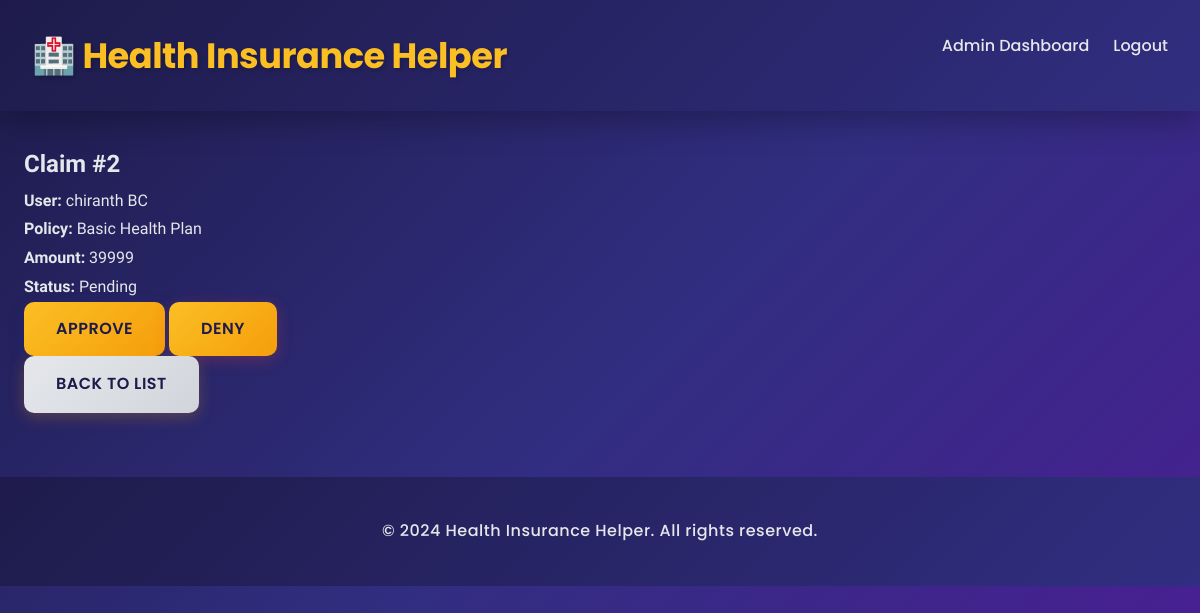
Page /staff/claims/2/ (signed in) on the earlier database version.
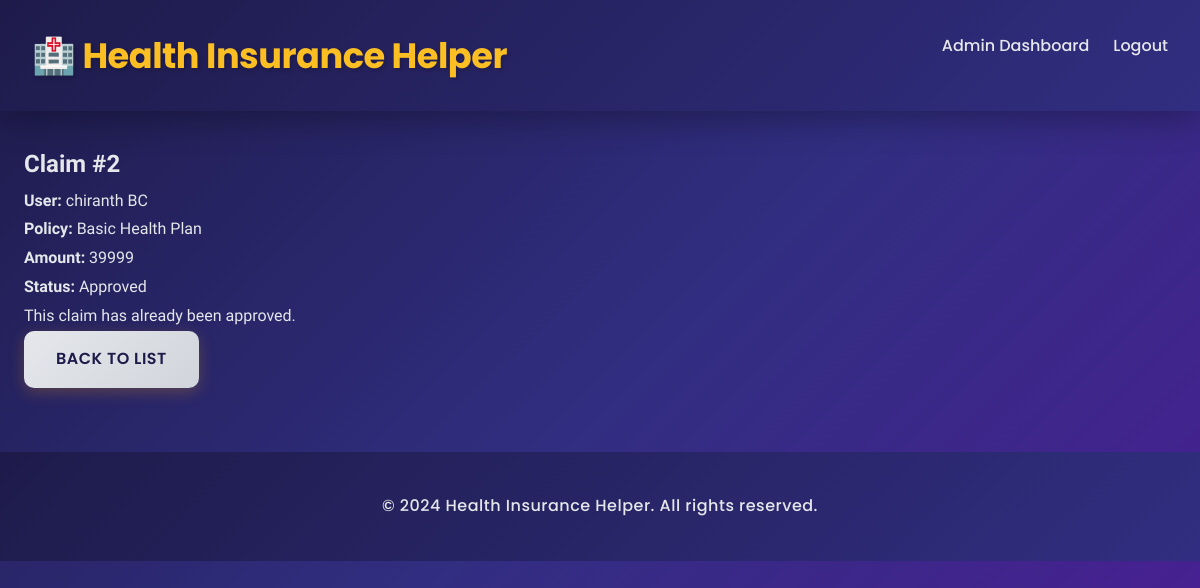
Same page on the later database version.
### insurance_app/models.py (models this page shows, shortened)
class Claim(models.Model):
    STATUS_CHOICES = [
        ('Pending', 'Pending'),
        ('Approved', 'Approved'),
        ('Denied', 'Denied'),
    ]
    user = models.ForeignKey(User, on_delete=models.CASCADE)
    policy = models.ForeignKey(Policy, on_delete=models.CASCADE)
    claim_amount = models.IntegerField()
    status = models.CharField(max_length=50, choices=STATUS_CHOICES, default='Pending')

class Policy(models.Model):
    POLICY_TYPES = [
        ('Basic', 'Basic'),
        ('Premium', 'Premium'),
        ('Family', 'Family'),
    ]
    name = models.CharField(max_length=100)
    policy_type = models.CharField(max_length=50, choices=POLICY_TYPES)
    coverage_amount = models.IntegerField()
    premium = models.IntegerField()

### insurance_app/views.py (the view, shortened to what this page needs)
# urls.py: path('staff/claims/<int:claim_id>/', views.admin_claim_detail, name='admin_claim_detail'),
@staff_required
def admin_claim_detail(request, claim_id):
    claim = get_object_or_404(Claim, id=claim_id)
    return render(request, 'insurance_app/admin_claim_detail.html', {'claim': claim})

### insurance_app/views.py (called while the page is built)
def staff_required(view_func):
    return user_passes_test(lambda u: u.is_staff, login_url='login')(view_func)

### insurance_app/templates/insurance_app/admin_claim_detail.html (shortened to what this page needs)
{% extends 'insurance_app/admin_base.html' %}
{% block content %}
<h2>Claim #{{ claim.id }}</h2>
<p><strong>User:</strong> {{ claim.user.username }}</p>
<p><strong>Policy:</strong> {{ claim.policy.name }}</p>
<p><strong>Amount:</strong> {{ claim.claim_amount }}</p>
<p><strong>Status:</strong> {{ claim.status }}</p>
{% if claim.status == 'Pending' %}
<form method="post">
    <button name="action" value="approve" class="btn">Approve</button>
    <button name="action" value="deny" class="btn btn-danger">Deny</button>
</form>
{% else %}
<p>This claim has already been {{ claim.status|lower }}.</p>
{% endif %}
<p><a class="btn btn-secondary" href="{% url 'admin_claim_list' %}">Back to list</a></p>
{% endblock %}

Differences in the rows shown:
changed Claim "chiranth BC": status "Pending" → "Approved"; status (not shown) → "approved"
Other differences:
text no longer shown: "APPROVE DENY"
text now shown: "This claim has already been ."
